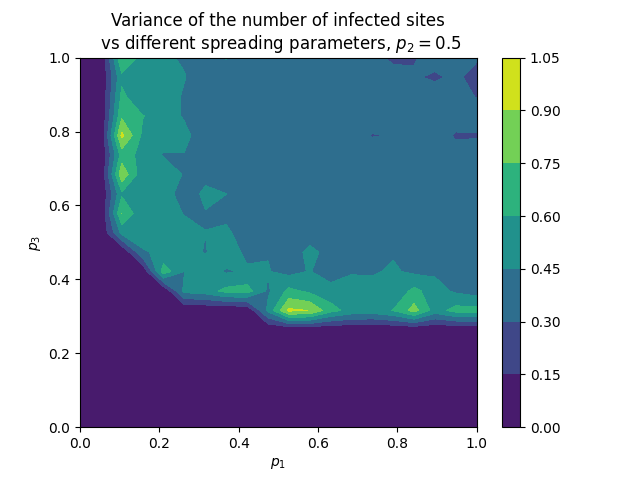

The Python source for this figure:
from SIRS import *

p1s = np.linspace(0, 1, 20)
p3s = np.linspace(0, 1, 20)

plotData = []

#f = open('p1_p3_var.dat', 'w')
#for i, p1 in enumerate(p1s):
#    row = []
#    for j, p3 in enumerate(p3s):
#        print(f'p1-{i}/20, p3-{j}/20')
#        s = SIRS(50, p1, 0.5, p3)
#        var = s.infectiveness_variance_measure(1100, 100)
#        f.write(f'{p1} {p3} {var}\n')
#        row.append(var)
#    plotData.append(row)
#f.close()

f = open('p1_p3_var.dat')
data = f.readlines()
plotData = [float(line.split(' ')[2]) for line in data]
plotData = np.array(plotData).reshape((20, 20))

X, Y = np.meshgrid(p1s, p3s)
plt.contourf(X, Y, plotData)

#plt.imshow(plotData, origin='lower', extent=[0,1,0,1])
plt.colorbar()
plt.title('Variance of the number of infected sites\n vs different spreading parameters, $p_2=0.5$')
plt.xlabel('$p_1$')
plt.ylabel('$p_3$')
plt.savefig('p1_p3_var')
plt.close()